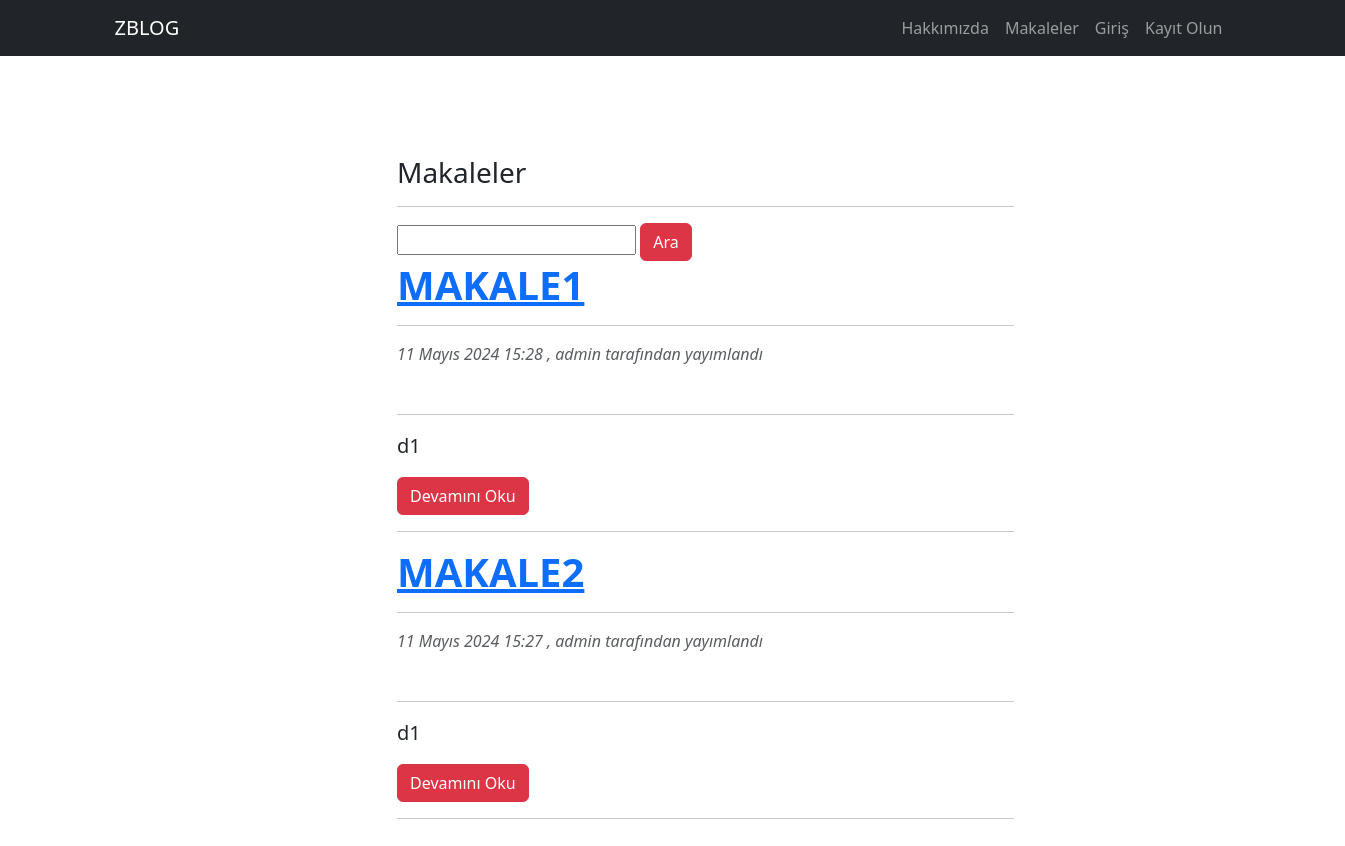
The app's page /articles/, older data.
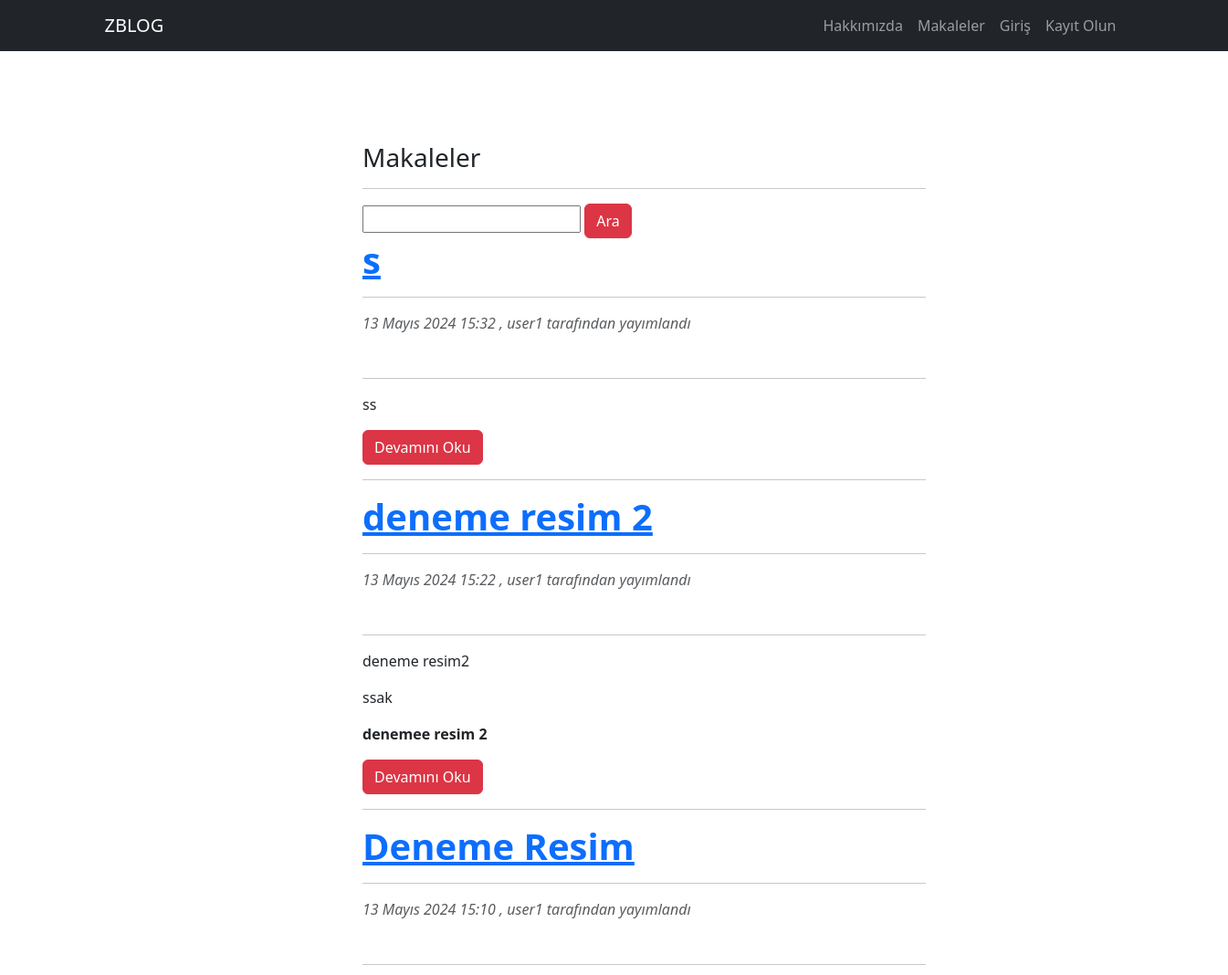
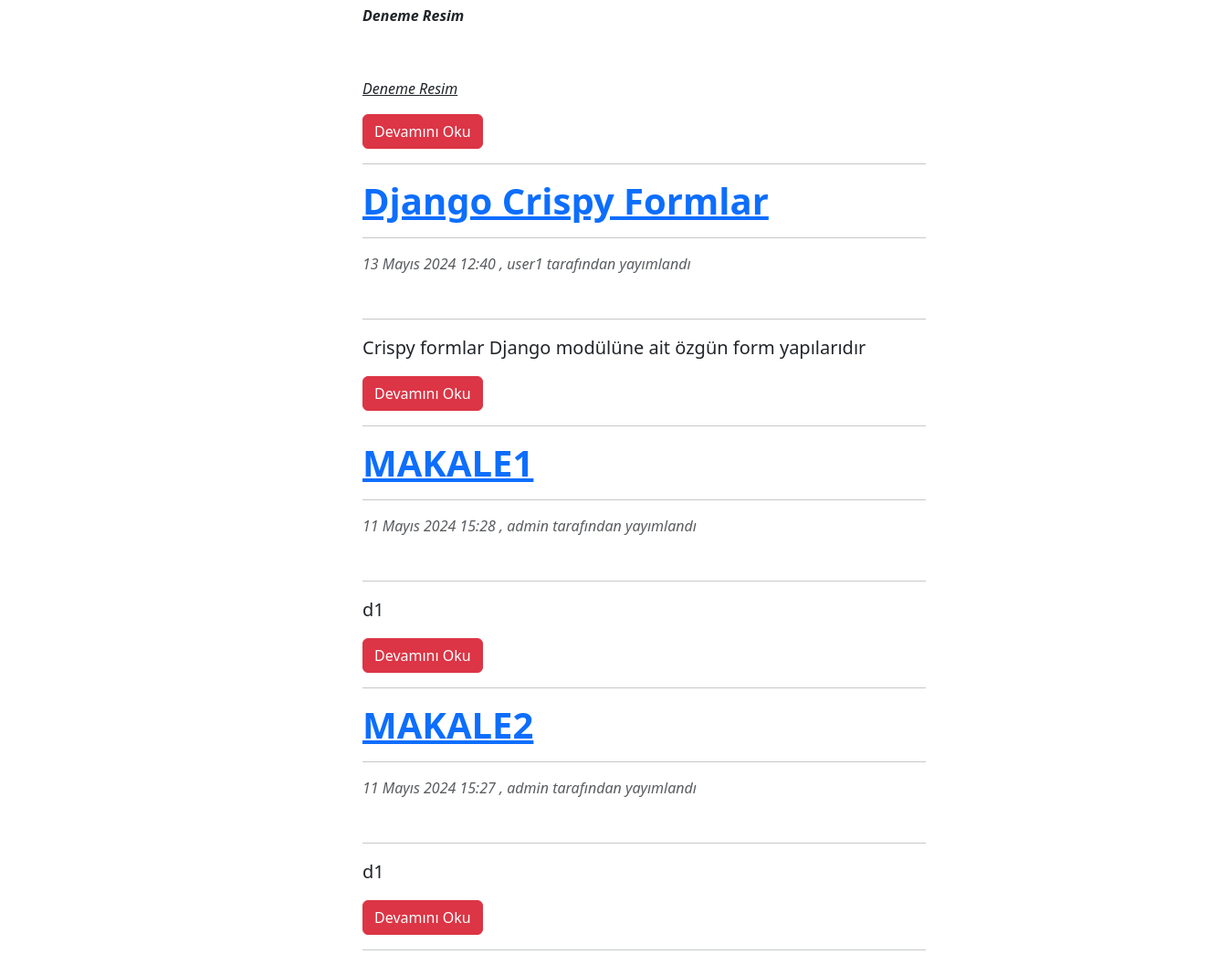
The same page, newer data (2 pictures, top to bottom).
### article/models.py (models this page shows, shortened)
class Article(models.Model):
    author = models.ForeignKey("auth.user",on_delete= models.CASCADE,verbose_name="Yazar") #on-delete user silinirse o usera ait tüm makaleler silinir.
    title = models.CharField(max_length=50,verbose_name="Başlık")
    content = RichTextField()
    create_date = models.DateTimeField(auto_now_add=True,verbose_name="Oluşturma Tarihi")
    article_image = models.FileField(blank=True,null=True,verbose_name="Makaleye Fotoğraf Ekleyin")
    class Meta:
        ordering = ['-create_date']

### article/views.py (the view)
# urls.py: path('',views.articles,name= "articles" ),
def articles(request):
    keyword = request.GET.get("keyword")
    if keyword: # arama işlemi oldumu kontrol eder
        articles = Article.objects.filter(title__contains = keyword) #keywordsun geçtiği articles döndürülür
        return render(request,"articles.html",{"articles":articles})
    articles = Article.objects.all()
    return render(request,"articles.html",{"articles":articles})

### templates/articles.html (shortened to what this page needs)
{% extends "layout.html" %}
{% block body%}
<div class="row">
    <div class="col-md-10 offset-md-3">
        <div class="col-lg-8">
              <h3>Makaleler</h3>
                <hr>
            </div>
        </div>
</div>
<div class="row">
    <div class="col-md-10 offset-md-3">
        <div class="col-lg-8">
            <form >
                <input type="text" name="keyword" class="input-sm" max-length="30">
                 <button type="submit" class="btn btn-danger">Ara</button>
            </form>
            </div>
        </div>
</div>
{% if articles %}
{% for article in articles  %}
<div class="row">
    <div class="col-md-10 offset-md-3">
      <div class="col-lg-8">
            <header class="mb-5">
                <a href = "{% url "article:detail" article.id %}"><h1 class="fw-bolder mb-1">{{article.title}}</h1></a>
                <hr>
                <div class="text-muted fst-italic mb-2">{{article.create_date}} , {{article.author.username}} tarafından yayımlandı</div>
            </header>
            <hr>
            <p class="lead">
                {{article.content|safe|truncatewords:80}}
            </p>
            <a  href="{% url "article:detail" article.id %}" class="btn btn-danger"> Devamını Oku</a>
            <hr>
      </div>
   </div>
</div>
{% endfor %}
 {% else %}
 <div class="alert alert-danger"> Makale bulunamadı</div>
 {% endif %}
{% endblock body%}

Row changes from the older to the newer data that the page shows:
added Article: title "s", create_date "13 Mayıs 2024 15:32", author.username "user1", content "ss"
added Article: title "deneme resim 2", create_date "13 Mayıs 2024 15:22", author.username "user1", content "deneme resim2 ssak denemee resim 2"
added Article: title "Deneme Resim", create_date "13 Mayıs 2024 15:10", author.username "user1", content "Deneme Resim Deneme Resim"
added Article: title "Django Crispy Formlar", create_date "13 Mayıs 2024 12:40", author.username "user1", content "Crispy formlar Django modülüne ait özgün form yapılarıdır"
